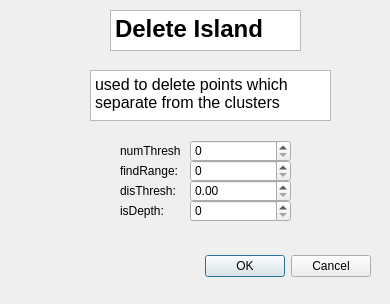
<?xml version="1.0" encoding="UTF-8"?>
<ui version="4.0">
 <class>Dialog</class>
 <widget class="QDialog" name="Dialog">
  <property name="geometry">
   <rect>
    <x>0</x>
    <y>0</y>
    <width>390</width>
    <height>304</height>
   </rect>
  </property>
  <property name="windowTitle">
   <string>Dialog</string>
  </property>
  <widget class="QWidget" name="layoutWidget">
   <property name="geometry">
    <rect>
     <x>20</x>
     <y>250</y>
     <width>351</width>
     <height>33</height>
    </rect>
   </property>
   <layout class="QHBoxLayout">
    <property name="spacing">
     <number>6</number>
    </property>
    <property name="leftMargin">
     <number>0</number>
    </property>
    <property name="topMargin">
     <number>0</number>
    </property>
    <property name="rightMargin">
     <number>0</number>
    </property>
    <property name="bottomMargin">
     <number>0</number>
    </property>
    <item>
     <spacer>
      <property name="orientation">
       <enum>Qt::Horizontal</enum>
      </property>
      <property name="sizeHint" stdset="0">
       <size>
        <width>131</width>
        <height>31</height>
       </size>
      </property>
     </spacer>
    </item>
    <item>
     <widget class="QPushButton" name="okButton">
      <property name="text">
       <string>OK</string>
      </property>
     </widget>
    </item>
    <item>
     <widget class="QPushButton" name="cancelButton">
      <property name="text">
       <string>Cancel</string>
      </property>
     </widget>
    </item>
   </layout>
  </widget>
  <widget class="QTextBrowser" name="textBrowser_2">
   <property name="geometry">
    <rect>
     <x>90</x>
     <y>70</y>
     <width>241</width>
     <height>51</height>
    </rect>
   </property>
   <property name="html">
    <string>&lt;!DOCTYPE HTML PUBLIC &quot;-//W3C//DTD HTML 4.0//EN&quot; &quot;http://www.w3.org/TR/REC-html40/strict.dtd&quot;&gt;
&lt;html&gt;&lt;head&gt;&lt;meta name=&quot;qrichtext&quot; content=&quot;1&quot; /&gt;&lt;style type=&quot;text/css&quot;&gt;
p, li { white-space: pre-wrap; }
&lt;/style&gt;&lt;/head&gt;&lt;body style=&quot; font-family:'SimSun'; font-size:9pt; font-weight:400; font-style:normal;&quot;&gt;
&lt;p style=&quot; margin-top:0px; margin-bottom:0px; margin-left:0px; margin-right:0px; -qt-block-indent:0; text-indent:0px;&quot;&gt;&lt;span style=&quot; font-size:12pt;&quot;&gt;used to delete points which separate from the clusters &lt;/span&gt;&lt;/p&gt;&lt;/body&gt;&lt;/html&gt;</string>
   </property>
  </widget>
  <widget class="QLabel" name="label">
   <property name="geometry">
    <rect>
     <x>120</x>
     <y>140</y>
     <width>61</width>
     <height>21</height>
    </rect>
   </property>
   <property name="text">
    <string>numThresh:</string>
   </property>
  </widget>
  <widget class="QLabel" name="label_2">
   <property name="geometry">
    <rect>
     <x>120</x>
     <y>160</y>
     <width>61</width>
     <height>21</height>
    </rect>
   </property>
   <property name="text">
    <string>findRange:</string>
   </property>
  </widget>
  <widget class="QLabel" name="label_3">
   <property name="geometry">
    <rect>
     <x>120</x>
     <y>180</y>
     <width>61</width>
     <height>21</height>
    </rect>
   </property>
   <property name="text">
    <string>disThresh:</string>
   </property>
  </widget>
  <widget class="QLabel" name="label_4">
   <property name="geometry">
    <rect>
     <x>120</x>
     <y>200</y>
     <width>61</width>
     <height>21</height>
    </rect>
   </property>
   <property name="text">
    <string>isDepth:</string>
   </property>
  </widget>
  <widget class="QSpinBox" name="spinBox_2">
   <property name="geometry">
    <rect>
     <x>190</x>
     <y>160</y>
     <width>101</width>
     <height>22</height>
    </rect>
   </property>
  </widget>
  <widget class="QSpinBox" name="spinBox_3">
   <property name="geometry">
    <rect>
     <x>190</x>
     <y>200</y>
     <width>101</width>
     <height>22</height>
    </rect>
   </property>
   <property name="maximum">
    <number>1</number>
   </property>
  </widget>
  <widget class="QDoubleSpinBox" name="doubleSpinBox_1">
   <property name="geometry">
    <rect>
     <x>190</x>
     <y>180</y>
     <width>101</width>
     <height>22</height>
    </rect>
   </property>
  </widget>
  <widget class="QSpinBox" name="spinBox_1">
   <property name="geometry">
    <rect>
     <x>190</x>
     <y>140</y>
     <width>101</width>
     <height>22</height>
    </rect>
   </property>
   <property name="maximum">
    <number>999999</number>
   </property>
  </widget>
  <widget class="QTextBrowser" name="textBrowser">
   <property name="geometry">
    <rect>
     <x>110</x>
     <y>10</y>
     <width>191</width>
     <height>41</height>
    </rect>
   </property>
   <property name="html">
    <string>&lt;!DOCTYPE HTML PUBLIC &quot;-//W3C//DTD HTML 4.0//EN&quot; &quot;http://www.w3.org/TR/REC-html40/strict.dtd&quot;&gt;
&lt;html&gt;&lt;head&gt;&lt;meta name=&quot;qrichtext&quot; content=&quot;1&quot; /&gt;&lt;style type=&quot;text/css&quot;&gt;
p, li { white-space: pre-wrap; }
&lt;/style&gt;&lt;/head&gt;&lt;body style=&quot; font-family:'SimSun'; font-size:9pt; font-weight:400; font-style:normal;&quot;&gt;
&lt;p style=&quot; margin-top:0px; margin-bottom:0px; margin-left:0px; margin-right:0px; -qt-block-indent:0; text-indent:0px;&quot;&gt;&lt;span style=&quot; font-size:18pt; font-weight:600;&quot;&gt;Delete Island&lt;/span&gt;&lt;/p&gt;&lt;/body&gt;&lt;/html&gt;</string>
   </property>
  </widget>
 </widget>
 <resources/>
 <connections>
  <connection>
   <sender>okButton</sender>
   <signal>clicked()</signal>
   <receiver>Dialog</receiver>
   <slot>accept()</slot>
   <hints>
    <hint type="sourcelabel">
     <x>278</x>
     <y>253</y>
    </hint>
    <hint type="destinationlabel">
     <x>96</x>
     <y>254</y>
    </hint>
   </hints>
  </connection>
  <connection>
   <sender>cancelButton</sender>
   <signal>clicked()</signal>
   <receiver>Dialog</receiver>
   <slot>reject()</slot>
   <hints>
    <hint type="sourcelabel">
     <x>369</x>
     <y>253</y>
    </hint>
    <hint type="destinationlabel">
     <x>179</x>
     <y>282</y>
    </hint>
   </hints>
  </connection>
 </connections>
</ui>
